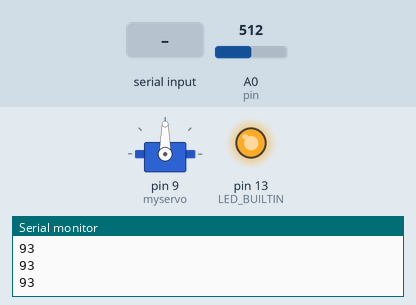
The sketch below on a simulated Arduino Uno, built with avr-gcc and run on an emulated ATmega328P. Parts: servo, output pins drawn as LEDs (lit = HIGH), the last lines printed to the serial monitor. Inputs (shaded band) come from the test bench; at power-on: A0 (pin) = 512.

Above: at 1.2 s.
1.3 s: "30,150\n" received over Serial
At 4.0 s:
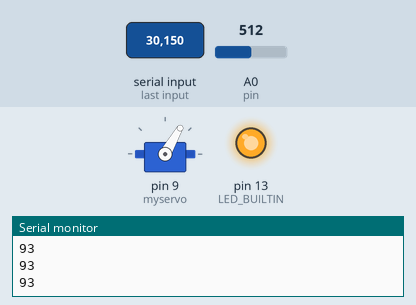
4.3 s: "90,45\n" received over Serial
At 6.3 s:
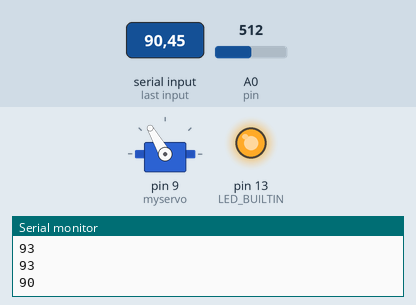
6.8 s: "5\n" received over Serial
Timing chart, 0 to 10.9 s (numbered marks = the images above; inputs shaded):
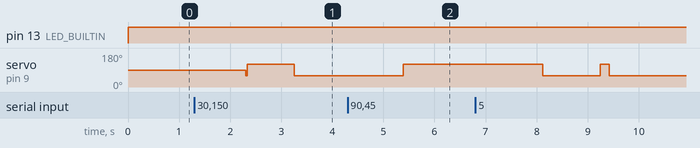

The sketch:

sketch_jul22a.ino
```cpp
#include <Servo.h>
#include <stdlib.h>
#define pin A0

char serial_line[100] ="";
int serial_line_length=0;
Servo myservo;  // create servo object to control a servo
// twelve servo objects can be created on most boards

int pos = 0;    // variable to store the servo position

void setup()
{
  Serial.begin(9600);
  Serial.setTimeout(1000);
  pinMode(LED_BUILTIN, OUTPUT);
  pinMode (pin, INPUT);
  myservo.attach(9);
}

void loop()
{
   int Time = 0;
   if (Serial.available() > 0)
  {
    serial_line_length = Serial.readBytesUntil(' ', serial_line, 100);
    Time = atoi(serial_line);
    Serial.println(Time);
//      digitalWrite(LED_BUILTIN, HIGH);   // turn the LED on (HIGH is the voltage level)
//      delay(1000);                       // wait for a second
//      digitalWrite(LED_BUILTIN, LOW);    // turn the LED off by making the voltage LOW
//      delay(1000);
    if (Time)
    {
      for (pos = 60; pos <= 120; pos += 60) { // goes from 0 degrees to 180 degrees
      // in steps of 1 degree
        myservo.write(pos);              // tell servo to go to position in variable 'pos'
        delay(15);                       // waits 15ms for the servo to reach the position
      }
      delay(Time * 30);
      for (pos = 120; pos >= 60; pos -= 60) { // goes from 180 degrees to 0 degrees
        myservo.write(pos);              // tell servo to go to position in variable 'pos'
        delay(15);                       // waits 15ms for the servo to reach the position
      }
    }
  }
  int Open = 0;
  uint16_t value = analogRead (pin);
  uint16_t range = get_gp2d12 (value);
  Serial.println(range);
  uint16_t range0 = 0;
  if (range0 < 300 && range < 300)
  {
    range0 = range;
    //Open = 1;
    digitalWrite(LED_BUILTIN, HIGH);   // turn the LED on (HIGH is the voltage level)
    delay(100);                       // wait for a second
   }
  else if (range0 > 300 && range > 300)
   {
    range0 = range;
    //Open = 0;
    digitalWrite(LED_BUILTIN, LOW);    // turn the LED off by making the voltage LOW
    delay(100);
   }
   else{
    range0 = range;
   }
//  Open is the final result


}

uint16_t get_gp2d12 (uint16_t value) {
  if (value < 10) value = 10;
  return ((67870.0 / (value - 3.0)) - 40.0);
}
```

Measured:
- after the input at 1.3 s, servo on pin 9 (myservo): 90° → 120° after 1.0 s, → 60° 0.95 s later
- after the input at 4.3 s, servo on pin 9 (myservo): 60° → 120° after 1.1 s
